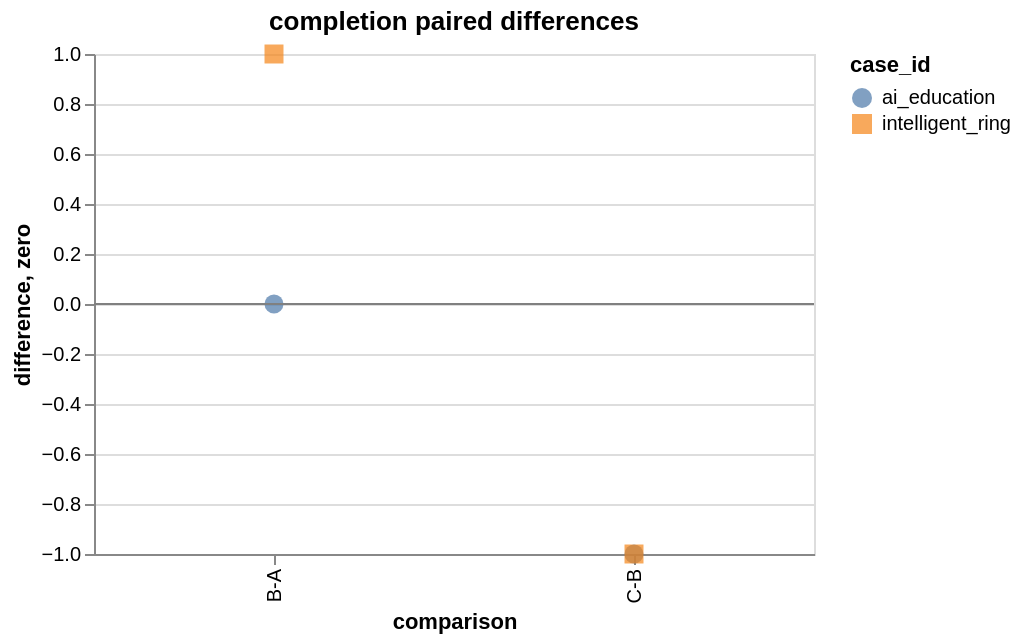

This figure's Vega-Lite source:
### Vega-Lite specification from a JSON file in a GitHub repository (floating-point values rounded to 4 significant figures)
{"config": {"view": {"continuousWidth": 300, "continuousHeight": 300}}, "layer": [{"data": {"values": [{"case_id": "ai_education", "comparison": "B-A", "difference": 0}, {"case_id": "intelligent_ring", "comparison": "B-A", "difference": 1}, {"case_id": "ai_education", "comparison": "C-B", "difference": -1}, {"case_id": "intelligent_ring", "comparison": "C-B", "difference": -1}]}, "mark": {"type": "point", "filled": true, "size": 90}, "encoding": {"color": {"field": "case_id", "type": "nominal"}, "shape": {"field": "case_id", "type": "nominal"}, "tooltip": [{"field": "case_id", "type": "nominal"}, {"field": "comparison", "type": "nominal"}, {"field": "difference", "type": "quantitative"}], "x": {"field": "comparison", "sort": ["B-A", "C-B", "C-D"], "type": "nominal"}, "y": {"field": "difference", "type": "quantitative"}}, "title": "completion paired differences"}, {"data": {"values": [{"zero": 0}]}, "mark": {"type": "rule", "color": "gray"}, "encoding": {"y": {"field": "zero", "type": "quantitative"}}}], "height": 250, "width": 360, "$schema": "https://vega.github.io/schema/vega-lite/v6.4.1.json"}
